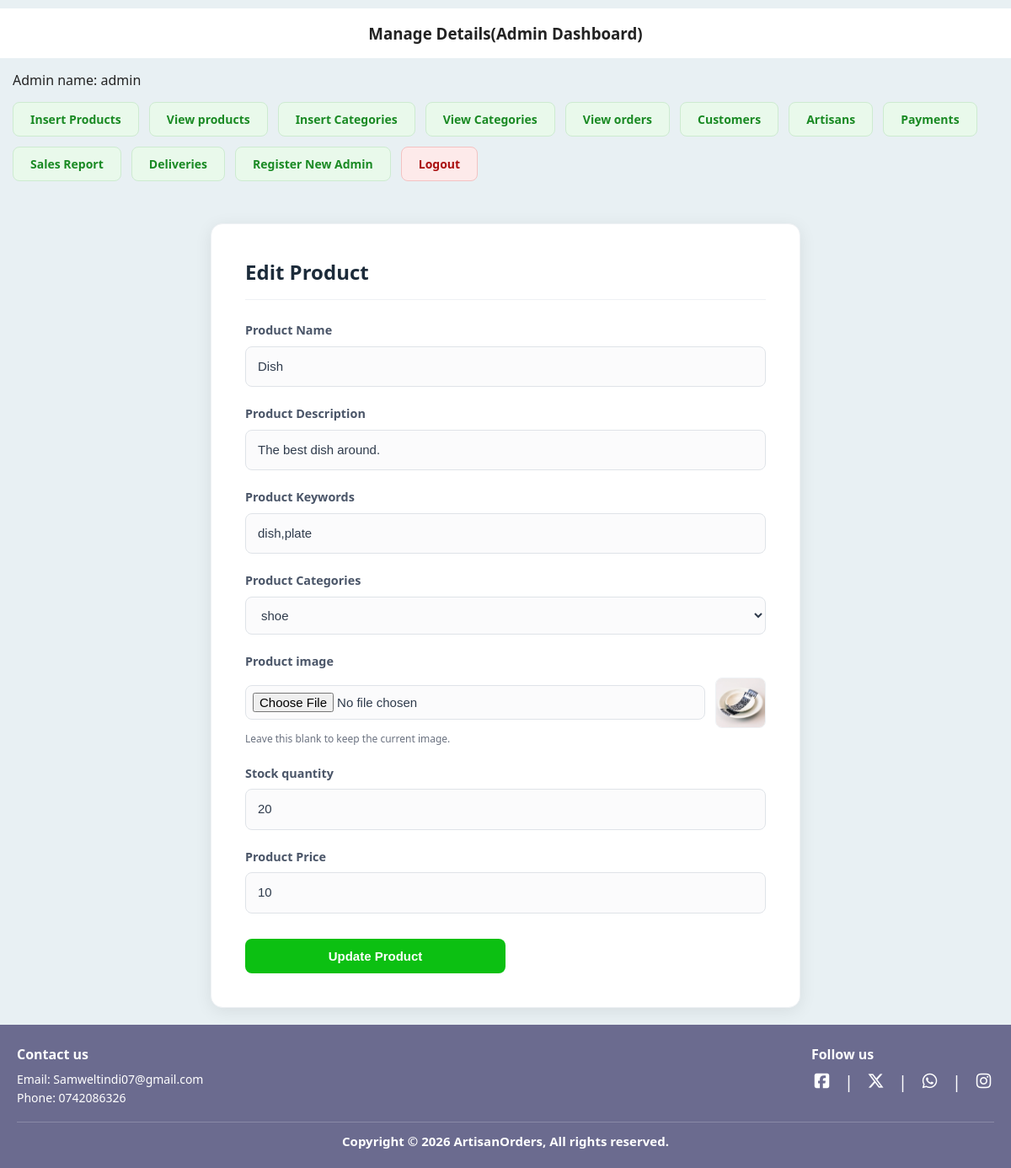
Page /Admin/index.php?edit_products=7 (signed in) on the committed database.
### tables this page shows
CREATE TABLE `products` (
  `product_id` int(11) NOT NULL,
  `category_id` int(11) NOT NULL,
  `artisan_id` int(11) NOT NULL,
  `product_name` varchar(255) NOT NULL,
  `product_description` varchar(255) NOT NULL,
  `product_keywords` varchar(255) NOT NULL,
  `product_image` varchar(255) NOT NULL,
  `stock_quantity` int(11) NOT NULL,
  `product_price` decimal(10,0) NOT NULL,
  `date` timestamp NOT NULL DEFAULT current_timestamp() ON UPDATE current_timestamp(),
  `status` varchar(100) NOT NULL,
  `approval_status` enum('pending','approved','suspended') NOT NULL DEFAULT 'approved'
);

### Admin/edit_products.php (the view, shortened to what this page needs)
<?php
if(isset($_GET['edit_products']))
    {
        $edit_id = (int) $_GET['edit_products'];
        $get_stmt = mysqli_prepare($conn, "select * from products where product_id = ?");
        mysqli_stmt_bind_param($get_stmt, "i", $edit_id);
        mysqli_stmt_execute($get_stmt);
        $row = mysqli_fetch_assoc(mysqli_stmt_get_result($get_stmt));
        $product_name = $row['product_name'];
        $product_description = $row['product_description'];
        $product_keywords = $row['product_keywords'];
        $category_id = $row['category_id'];
        $product_image = $row['product_image'];
        $product_price = $row['product_price'];
        $stock = $row['stock_quantity'];
    }
?>
<div class="products-card">
<h1>Edit Product</h1>
<form action="" method="post" enctype="multipart/form-data" class="form1">
        <div>
        <label for="product_name" class="form-label">
        Product Name
        </label>
        <input type="text" id="product_name" value="<?php echo htmlspecialchars($product_name); ?>" name="product_name" class="form-control" required="required">
        </div>
   <div>
        <label for="product_name" class="form-label">
        Product Description
        </label>
        <input type="text" id="product_description" value="<?php echo htmlspecialchars($product_description); ?>" name="product_description" class="form-control" required="required">
        </div>
    <div>
        <label for="product_keywords" class="form-label">
        Product Keywords
        </label>
        <input type="text" id="product_keywords" value="<?php echo htmlspecialchars($product_keywords); ?>" name="product_keywords" class="form-control" required="required">
    </div>
    <div>
        <label for="product_category" class="form-label">
        Product Categories
        </label>
        <select name="product_category" class="form-select">
                <?php
        $select_category_all ="select * from categories";
        $result_category_all = mysqli_query($conn,$select_category_all);
        while($row_category_all= mysqli_fetch_assoc($result_category_all)){
          $cat_name = $row_category_all['category_name'];
          $cat_id = $row_category_all['category_id'];
          $selected = ((string) $cat_id === (string) $category_id) ? 'selected' : '';
          echo "<option value='" . htmlspecialchars($cat_id) . "' $selected>" . htmlspecialchars($cat_name) . "</option>";
        }
            ?>
        </select>
    </div>
   <div>
        <label for="product_image" class="form-label">
        Product image
        </label>
        <div class="d-flex">
        <input type="file" id="product_image" name="product_image" class="form-control w-90 m-auto">
        <img src="../Artisans/images/<?php echo htmlspecialchars($product_image);?>" alt="" class="product_img">
        </div>
        <small>Leave this blank to keep the current image.</small>
    </div>
    <div>
        <label for="product_keywords" class="form-label">
        Stock quantity
        </label>
        <input type="text" id="product_keywords" value="<?php echo htmlspecialchars($stock); ?>" name="product_stock" class="form-control" required="required">
    </div>
    <div>
        <label for="product_price" class="form-label">
        Product Price
        </label>
        <input type="text" id="product_price" value="<?php echo htmlspecialchars($product_price); ?>" name="product_price" class="form-control" required="required">
    </div>
    <div>
        <input type="submit" name="edit_product" value="Update Product">
    </div>
</form>
</div>

### style.css (style rules this page uses)
:root { --background-green: #60f378; --text-gray: #555; --footer-purple:#6b6b8f; --card-gray: #d9d9d9; --border: #e2e6ea; --navy: #14213d; --navy-soft: #2a3a5c; --teal: #0f8d2e; --teal--tint: #07f6f6; --text-muted: #6b7280; --danger: #c1443a; --teal-dark: #0b6b6d; }
*,*::before, *::after { box-sizing: border-box; margin: 0; padding: 0; }
body { font-family: system-ui, -apple-system, BlinkMacSystemFont,"Segoe UI",Roboto, Arial, Helvetica, sans-serif; background: var(--background-green); background-color: #60f378; color: #222; }

### Admin/index.php (style rules this page uses)
body { background-color: #E8F0F3; }
.product_img { width: 100px; object-fit:contain; }
.form-control { display: block; width: 100%; padding: 0.375rem 0.75rem; font-size: 1rem; font-weight:400px; line-height: 1.5; color: #212529; background-color: #fff; background-clip: padding-box; border: 1px solid #dee2e6; border-radius: 0.375rem; }
.form1 { display: flex; flex-direction: column; gap: 20px; }
.form1 input { width: 100%; padding: 10px; border: 1px solid #ccc; border-radius: 4px; background-color: #f9f9f9; transition: border-color 0.3s ease, box-shadow 0.3s ease; }
.form1 input[type="submit"] { background-color: #09c00f; color: white; border: none; cursor: pointer; transition: background-color 0.3s ease; padding: 10px; width: 50%; align-self: center; }
.form-label { margin-bottom: 0.5rem; font-size: 1rem; font-weight: 400; line-height: 1.5; display: inline-block; }

### Admin/edit_products.php (style rules this page uses)
.products-card { max-width: 700px; margin: 20px auto; padding: 40px; background: #ffffff; border-radius: 14px; box-shadow: 0 4px 20px rgba(0,0,0,0.08); border: 1px solid #eef1f4; }
.products-card h1 { font-size: 1.5rem; font-weight: 700; color: #1c2b3a; text-align: left; border-bottom: 1px solid #eef1f4; padding-bottom: 16px; margin-bottom: 24px; }
.form1 { display: flex; flex-direction: column; gap: 20px; }
.form1 input, .form1 select { width: 100%; padding: 12px 14px; border: 1px solid #dfe3e8; border-radius: 8px; background-color: #fbfbfc; color:#2f3b4c; font-size: 15px; transition: border-color 0.3s ease, box-shadow 0.3s ease; }
.form1 input[type="file"] { padding: 8px; background-color: #fbfbfc; }
.form1 input[type="submit"] { background-color: #0cc012; color: white; border: none; cursor: pointer; transition: background-color 0.3s ease; padding: 12px; width: 50%; align-self: center; border-radius: 8px; font-weight: 600; margin-top: 10px; }
.form-label { margin-bottom: 0.5rem; font-size: 0.9rem; font-weight: 600; color: #4a5568; line-height: 1.5; display: inline-block; }
.form1 .d-flex { display: flex; align-items: center; gap: 12px; }
.form1 .product_img { width: 60px; height: 60px; object-fit: cover; border-radius: 8px; border: 1px solid #eef1f4; }
.form1 small { color: #6b7280; font-size: 12px; }

### rows in the picture
products: product_name "Dish", product_description "The best dish around.", product_keywords "dish,plate", product_image (picture), product_stock "20", product_price "10"

### other values in the picture
$_SESSION['username'] "admin"
form field product_category "shoe"
